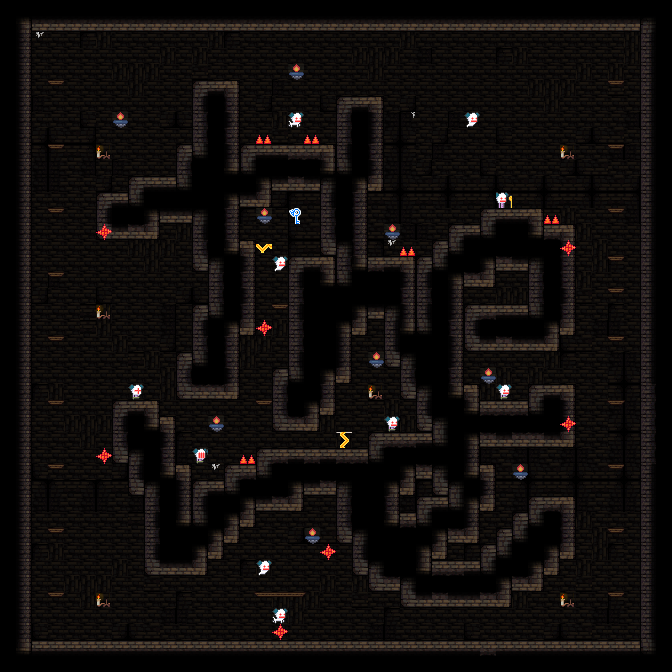

The image is a tile-based game level rendered from a .tmx file. Its description and source (layers, tilesets, objects; grid data summarised) follow:
An orthogonal 42x42 tile map with 16x16 px tiles, 5 tile layers (back, stage, deco, unit, ...).

<map version="1.0" orientation="orthogonal" renderorder="right-down" width="42" height="42" tilewidth="16" tileheight="16" nextobjectid="4">
 <tileset firstgid="1" name="dungeonTileSet" tilewidth="16" tileheight="16" tilecount="1024">
  <image source="dungeonTileset.png" width="512" height="512" />
  <terraintypes>
   <terrain name="blocks" tile="-1" />
  </terraintypes>
  <tile id="4" terrain=",,,0" />
  <tile id="5" terrain=",,0,0" />
  <tile id="6" terrain=",,0," />
  <tile id="12" terrain="0,0,0," />
  <tile id="13" terrain="0,0,," />
  <tile id="14" terrain="0,0,,0" />
  <tile id="36" terrain=",0,,0" />
  <tile id="37" terrain="0,0,0,0" />
  <tile id="38" terrain="0,,0," />
  <tile id="44" terrain="0,,0," />
  <tile id="46" terrain=",0,,0" />
  <tile id="68" terrain=",0,," />
  <tile id="69" terrain="0,0,," />
  <tile id="70" terrain="0,,," />
  <tile id="76" terrain="0,,0,0" />
  <tile id="77" terrain=",,0,0" />
  <tile id="78" terrain=",0,0,0" />
 </tileset>
 <layer name="back" width="42" height="42">
  <data>[1764 cells, 1764 non-empty, 9 distinct tile ids]</data>
 </layer>
 <layer name="stage" width="42" height="42">
  <data>[1764 cells, 862 non-empty, 25 distinct tile ids]</data>
 </layer>
 <layer name="deco" width="42" height="42">
  <data>[1764 cells, 16 non-empty, 3 distinct tile ids]</data>
 </layer>
 <layer name="unit" width="42" height="42">
  <data>[1764 cells, 26 non-empty, 12 distinct tile ids]</data>
 </layer>
 <layer name="fore" width="42" height="42">
  <data>[1764 cells, 2 non-empty, 1 distinct tile ids]</data>
 </layer>
</map>
